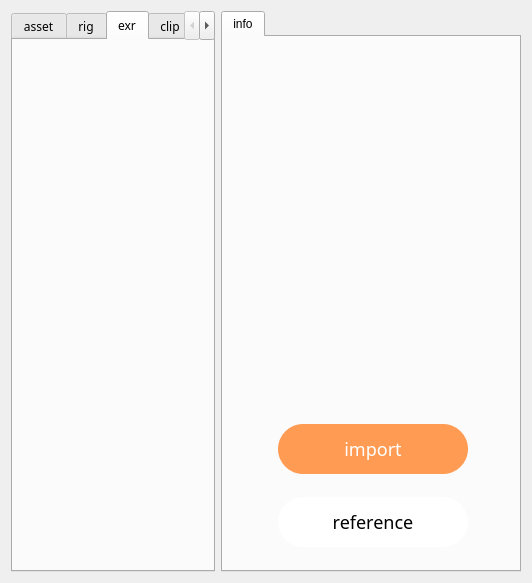
    <widget class="QWidget" name="tab_lib">
     <attribute name="title">
      <string/>
     </attribute>
     <layout class="QHBoxLayout" name="horizontalLayout">
      <item>
       <widget class="QTabWidget" name="tabWidget_lib">
        <property name="font">
         <font>
          <family>Myriad Pro</family>
         </font>
        </property>
        <property name="currentIndex">
         <number>2</number>
        </property>
        <widget class="QWidget" name="tab_asset">
         <property name="styleSheet">
          <string notr="true"/>
         </property>
         <attribute name="title">
          <string>asset</string>
         </attribute>
        </widget>
        <widget class="QWidget" name="tab_rig">
         <attribute name="title">
          <string>rig</string>
         </attribute>
        </widget>
        <widget class="QWidget" name="tab_exr">
         <attribute name="title">
          <string>exr</string>
         </attribute>
        </widget>
        <widget class="QWidget" name="tab_clip">
         <attribute name="title">
          <string>clip</string>
         </attribute>
        </widget>
        <widget class="QWidget" name="tab_bookmark">
         <attribute name="title">
          <string>★</string>
         </attribute>
        </widget>
       </widget>
      </item>
      <item>
       <widget class="QTabWidget" name="tabWidget_info2">
        <property name="minimumSize">
         <size>
          <width>300</width>
          <height>0</height>
         </size>
        </property>
        <property name="maximumSize">
         <size>
          <width>300</width>
          <height>16777215</height>
         </size>
        </property>
        <property name="currentIndex">
         <number>0</number>
        </property>
        <widget class="QWidget" name="tab_libinfo">
         <attribute name="title">
          <string>info</string>
         </attribute>
         <layout class="QVBoxLayout" name="verticalLayout">
          <property name="spacing">
           <number>23</number>
          </property>
          <property name="leftMargin">
           <number>18</number>
          </property>
          <property name="topMargin">
           <number>36</number>
          </property>
          <property name="rightMargin">
           <number>16</number>
          </property>
          <property name="bottomMargin">
           <number>23</number>
          </property>
          <item>
           <layout class="QGridLayout" name="gridLayout_3">
            <property name="sizeConstraint">
             <enum>QLayout::SetFixedSize</enum>
            </property>
            <property name="leftMargin">
             <number>5</number>
            </property>
            <property name="topMargin">
             <number>10</number>
            </property>
            <property name="rightMargin">
             <number>0</number>
            </property>
            <property name="bottomMargin">
             <number>146</number>
            </property>
            <property name="horizontalSpacing">
             <number>42</number>
            </property>
            <property name="verticalSpacing">
             <number>10</number>
            </property>
            <item row="3" column="1">
             <widget class="QLabel" name="label_duedate_2">
              <property name="minimumSize">
               <size>
                <width>150</width>
                <height>0</height>
               </size>
              </property>
              <property name="styleSheet">
               <string notr="true">QLabel {
   
    color: white;  /* 글자 색상 (흰색) */
    font-size: 12px;  /* 글자 크기 */
  
    text-align: center;  /* 텍스트 중앙 정렬 */
}</string>
              </property>
              <property name="text">
               <string/>
              </property>
             </widget>
            </item>
            <item row="0" column="1">
             <widget class="QLabel" name="label_filename_2">
              <property name="minimumSize">
               <size>
                <width>150</width>
                <height>0</height>
               </size>
              </property>
              <property name="styleSheet">
               <string notr="true">QLabel {
   
    color: white;  /* 글자 색상 (흰색) */
    font-size: 12px;  /* 글자 크기 */
  
    text-align: center;  /* 텍스트 중앙 정렬 */
}</string>
              </property>
              <property name="text">
               <string/>
              </property>
             </widget>
            </item>
            <item row="1" column="1">
             <widget class="QLabel" name="label_type_2">
              <property name="minimumSize">
               <size>
                <width>150</width>
                <height>0</height>
               </size>
              </property>
              <property name="styleSheet">
               <string notr="true">QLabel {
   
    color: white;  /* 글자 색상 (흰색) */
    font-size: 12px;  /* 글자 크기 */
  
    text-align: center;  /* 텍스트 중앙 정렬 */
}</string>
              </property>
              <property name="text">
               <string/>
              </property>
             </widget>
            </item>
            <item row="2" column="1">
             <widget class="QLabel" name="label_startdate_2">
              <property name="minimumSize">
               <size>
                <width>150</width>
                <height>0</height>
               </size>
              </property>
              <property name="styleSheet">
               <string notr="true">QLabel {
   
    color: white;  /* 글자 색상 (흰색) */
    font-size: 12px;  /* 글자 크기 */
  
    text-align: center;  /* 텍스트 중앙 정렬 */
}</string>
              </property>
              <property name="text">
               <string/>
              </property>
             </widget>
            </item>
            <item row="0" column="0">
             <widget class="QLabel" name="label_10">
              <property name="minimumSize">
               <size>
                <width>0</width>
                <height>35</height>
               </size>
              </property>
              <property name="styleSheet">
               <string notr="true">QLabel {
   
    color: white;  /* 글자 색상 (흰색) */
    font-size: 12px;  /* 글자 크기 */
  
    text-align: center;  /* 텍스트 중앙 정렬 */
}</string>
              </property>
              <property name="text">
               <string/>
              </property>
             </widget>
            </item>
            <item row="1" column="0">
             <widget class="QLabel" name="label_11">
              <property name="minimumSize">
               <size>
                <width>0</width>
                <height>35</height>
               </size>
              </property>
              <property name="styleSheet">
               <string notr="true">QLabel {
   
    color: white;  /* 글자 색상 (흰색) */
    font-size: 12px;  /* 글자 크기 */
  
    text-align: center;  /* 텍스트 중앙 정렬 */
}</string>
              </property>
              <property name="text">
               <string/>
              </property>
             </widget>
            </item>
            <item row="2" column="0">
             <widget class="QLabel" name="label_12">
              <property name="minimumSize">
               <size>
                <width>0</width>
                <height>35</height>
               </size>
              </property>
              <property name="styleSheet">
               <string notr="true">QLabel {
   
    color: white;  /* 글자 색상 (흰색) */
    font-size: 12px;  /* 글자 크기 */
  
    text-align: center;  /* 텍스트 중앙 정렬 */
}</string>
              </property>
              <property name="text">
               <string/>
              </property>
             </widget>
            </item>
            <item row="3" column="0">
             <widget class="QLabel" name="label_13">
              <property name="minimumSize">
               <size>
                <width>0</width>
                <height>35</height>
               </size>
              </property>
              <property name="styleSheet">
               <string notr="true">QLabel {
   
    color: white;  /* 글자 색상 (흰색) */
    font-size: 12px;  /* 글자 크기 */
  
    text-align: center;  /* 텍스트 중앙 정렬 */
}</string>
              </property>
              <property name="text">
               <string/>
              </property>
             </widget>
            </item>
           </layout>
          </item>
          <item>
           <widget class="QPushButton" name="pushButton_import">
            <property name="sizePolicy">
             <sizepolicy hsizetype="Expanding" vsizetype="Expanding">
              <horstretch>0</horstretch>
              <verstretch>0</verstretch>
             </sizepolicy>
            </property>
            <property name="minimumSize">
             <size>
              <width>264</width>
              <height>50</height>
             </size>
            </property>
            <property name="font">
             <font>
              <family>Myriad Pro</family>
              <pointsize>-1</pointsize>
             </font>
            </property>
            <property name="styleSheet">
             <string notr="true">QPushButton {
    width: 170px;  /* 버튼 너비 */
    height: 30px;  /* 버튼 높이 */
    min-width: 170px;  /* 최소 너비 */
    min-height: 30px;  /* 최소 높이 */
    max-width: 170px;  /* 최대 너비 */
    max-height: 30px;  /* 최대 높이 */
    padding: 10px;  /* 내부 여백 */
    border-radius: 30px;  /* 버튼 모서리를 둥글게 */
}

QPushButton#pushButton_import {
    margin: 0 auto;  /* 가로 가운데 정렬 */
    display: block;
    text-align: center;
}
QPushButton {
    background-color: #FF9B53;
    border-radius: 25px;
    font-size: 18px;
    color: white;
    padding: 10px;
}
/* 버튼을 눌렀을 때 (Pressed 상태) */
QPushButton#pushButton_import:pressed {
    background-color: #E68942;  /* 더 어두운 오렌지 색 */
}

/* 버튼 위에 마우스를 올렸을 때 (Hover 상태) */
QPushButton#pushButton_import:hover {
    background-color: #FFA866;  /* 밝은 오렌지 색 */
}</string>
            </property>
            <property name="text">
             <string>import</string>
            </property>
           </widget>
          </item>
          <item>
           <widget class="QPushButton" name="pushButton_reference">
            <property name="sizePolicy">
             <sizepolicy hsizetype="Expanding" vsizetype="Fixed">
              <horstretch>0</horstretch>
              <verstretch>0</verstretch>
             </sizepolicy>
            </property>
            <property name="minimumSize">
             <size>
              <width>264</width>
              <height>50</height>
             </size>
            </property>
            <property name="font">
             <font>
              <family>Myriad Pro</family>
              <pointsize>-1</pointsize>
             </font>
            </property>
            <property name="styleSheet">
             <string notr="true">QPushButton {
    width: 170px;  /* 버튼 너비 */
    height: 30px;  /* 버튼 높이 */
    min-width: 170px;  /* 최소 너비 */
    min-height: 30px;  /* 최소 높이 */
    max-width: 170px;  /* 최대 너비 */
    max-height: 30px;  /* 최대 높이 */
    padding: 10px;  /* 내부 여백 */
    border-radius: 30px;  /* 버튼 모서리를 둥글게 */
}
QPushButton#pushButton_reference {
    margin: 0 auto;  /* 가로 가운데 정렬 */
    display: block;
    text-align: center;
}

QPushButton {
    background-color: white;
    border-radius: 25px;
    font-size: 18px;
    color: black;
    padding: 10px;
}
/* 버튼을 눌렀을 때 (Pressed 상태) */
QPushButton#pushButton_reference:pressed {
    background-color: #E68942;  /* 더 어두운 오렌지 색 */
}

/* 버튼 위에 마우스를 올렸을 때 (Hover 상태) */
QPushButton#pushButton_reference:hover {
    background-color: #FFA866;  /* 밝은 오렌지 색 */
}</string>
            </property>
            <property name="text">
             <string>reference</string>
            </property>
           </widget>
          </item>
         </layout>
        </widget>
       </widget>
      </item>
     </layout>
    </widget>
